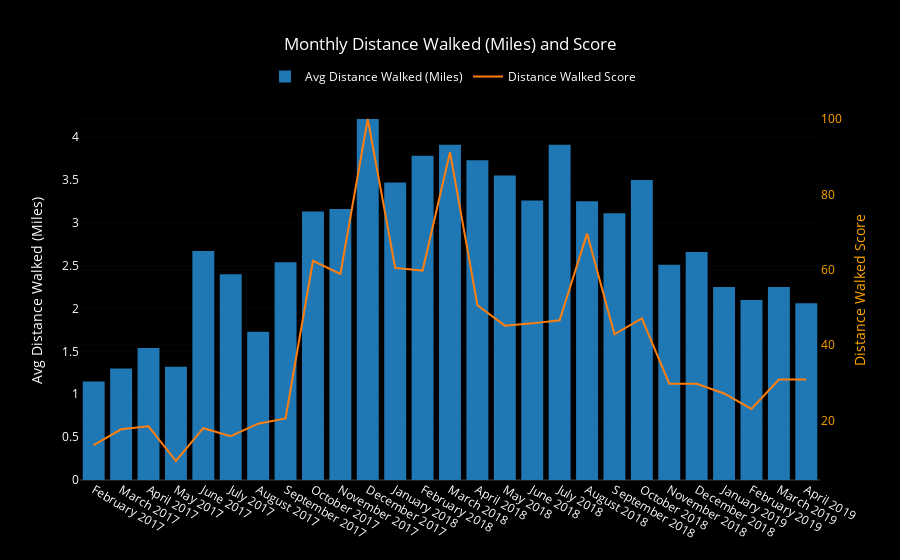

The notebook cell this image was saved under:
### Code cell
bars = go.Bar(x=month_df.month_year, y=month_df.mean_dist,
              name='Avg Distance Walked (Miles)', yaxis='y1')

score_line = go.Scatter(x=month_df.month_year, y=month_df.dist_score,
                        name='Distance Walked Score', yaxis='y2')

layout = go.Layout({'plot_bgcolor': 'black', 'paper_bgcolor': 'black', 'font': {'color': 'white'},
                    'title': 'Monthly Distance Walked (Miles) and Score',
                    'legend': {'orientation': 'h', 'x': .25, 'y': 1.1},
                    'yaxis': {'title': 'Avg Distance Walked (Miles)'},
                    'yaxis2': {'title': 'Distance Walked Score', 'titlefont': {'color': 'orange'},
                               'tickfont': {'color': 'orange'}, 'overlaying': 'y', 'side': 'right'},
                    'xaxis': {'type': '-'}})

data = [bars, score_line]
fig = go.Figure(data=data, layout=layout)
iplot(fig)

### Figure 1 — Plotly figure (JSON) as saved in the notebook; plotly's stock layout.template omitted (floating-point values rounded to 4 significant figures)
{"data": [{"name": "Avg Distance Walked (Miles)", "type": "bar", "uid": "4dff514c-de6a-448f-9844-fd870fce6c8a", "x": ["February 2017", "March 2017", "April 2017", "May 2017", "June 2017", "July 2017", "August 2017", "September 2017", "October 2017", "November 2017", "December 2017", "January 2018", "February 2018", "March 2018", "April 2018", "May 2018", "June 2018", "July 2018", "August 2018", "September 2018", "October 2018", "November 2018", "December 2018", "January 2019", "February 2019", "March 2019", "April 2019"], "y": [1.15, 1.3, 1.54, 1.32, 2.67, 2.4, 1.73, 2.54, 3.13, 3.16, 4.21, 3.47, 3.78, 3.91, 3.73, 3.55, 3.26, 3.91, 3.25, 3.11, 3.5, 2.51, 2.66, 2.25, 2.1, 2.25, 2.06], "yaxis": "y"}, {"name": "Distance Walked Score", "type": "scatter", "uid": "c27e4669-329d-4b1c-ab1b-90c3d80c11ec", "x": ["February 2017", "March 2017", "April 2017", "May 2017", "June 2017", "July 2017", "August 2017", "September 2017", "October 2017", "November 2017", "December 2017", "January 2018", "February 2018", "March 2018", "April 2018", "May 2018", "June 2018", "July 2018", "August 2018", "September 2018", "October 2018", "November 2018", "December 2018", "January 2019", "February 2019", "March 2019", "April 2019"], "y": [13.5, 17.7, 18.5, 9.3, 18, 15.9, 19.2, 20.6, 62.4, 58.9, 100, 60.5, 59.8, 91.2, 50.6, 45.2, 45.8, 46.6, 69.6, 42.9, 47.1, 29.8, 29.8, 27.2, 23.1, 30.9, 30.9], "yaxis": "y2"}], "layout": {"font": {"color": "white"}, "legend": {"orientation": "h", "x": 0.25, "y": 1.1}, "paper_bgcolor": "black", "plot_bgcolor": "black", "title": {"text": "Monthly Distance Walked (Miles) and Score"}, "xaxis": {"type": "-"}, "yaxis": {"title": {"text": "Avg Distance Walked (Miles)"}}, "yaxis2": {"overlaying": "y", "side": "right", "tickfont": {"color": "orange"}, "title": {"font": {"color": "orange"}, "text": "Distance Walked Score"}}}}
